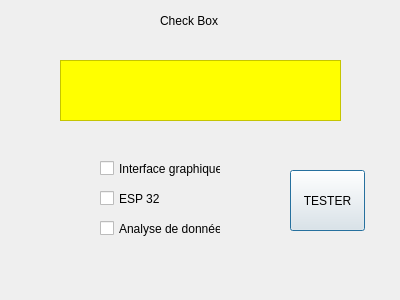
<?xml version="1.0" encoding="UTF-8"?>
<ui version="4.0">
 <class>Dialog</class>
 <widget class="QDialog" name="Dialog">
  <property name="geometry">
   <rect>
    <x>0</x>
    <y>0</y>
    <width>400</width>
    <height>300</height>
   </rect>
  </property>
  <property name="windowTitle">
   <string>Dialog</string>
  </property>
  <widget class="QLabel" name="label">
   <property name="geometry">
    <rect>
     <x>160</x>
     <y>10</y>
     <width>91</width>
     <height>21</height>
    </rect>
   </property>
   <property name="styleSheet">
    <string notr="true">font: 14pt &quot;MS Shell Dlg 2&quot;;</string>
   </property>
   <property name="text">
    <string>Check Box</string>
   </property>
  </widget>
  <widget class="QCheckBox" name="ch1">
   <property name="geometry">
    <rect>
     <x>100</x>
     <y>160</y>
     <width>121</width>
     <height>17</height>
    </rect>
   </property>
   <property name="text">
    <string>Interface graphique</string>
   </property>
  </widget>
  <widget class="QCheckBox" name="ch2">
   <property name="geometry">
    <rect>
     <x>100</x>
     <y>190</y>
     <width>70</width>
     <height>17</height>
    </rect>
   </property>
   <property name="text">
    <string>ESP 32</string>
   </property>
  </widget>
  <widget class="QCheckBox" name="ch3">
   <property name="geometry">
    <rect>
     <x>100</x>
     <y>220</y>
     <width>121</width>
     <height>17</height>
    </rect>
   </property>
   <property name="text">
    <string>Analyse de données</string>
   </property>
  </widget>
  <widget class="QPushButton" name="btn1">
   <property name="geometry">
    <rect>
     <x>290</x>
     <y>170</y>
     <width>75</width>
     <height>61</height>
    </rect>
   </property>
   <property name="text">
    <string>TESTER</string>
   </property>
  </widget>
  <widget class="QTextEdit" name="l1">
   <property name="geometry">
    <rect>
     <x>60</x>
     <y>60</y>
     <width>281</width>
     <height>61</height>
    </rect>
   </property>
   <property name="styleSheet">
    <string notr="true">background-color:yellow;</string>
   </property>
  </widget>
 </widget>
 <resources/>
 <connections/>
</ui>
